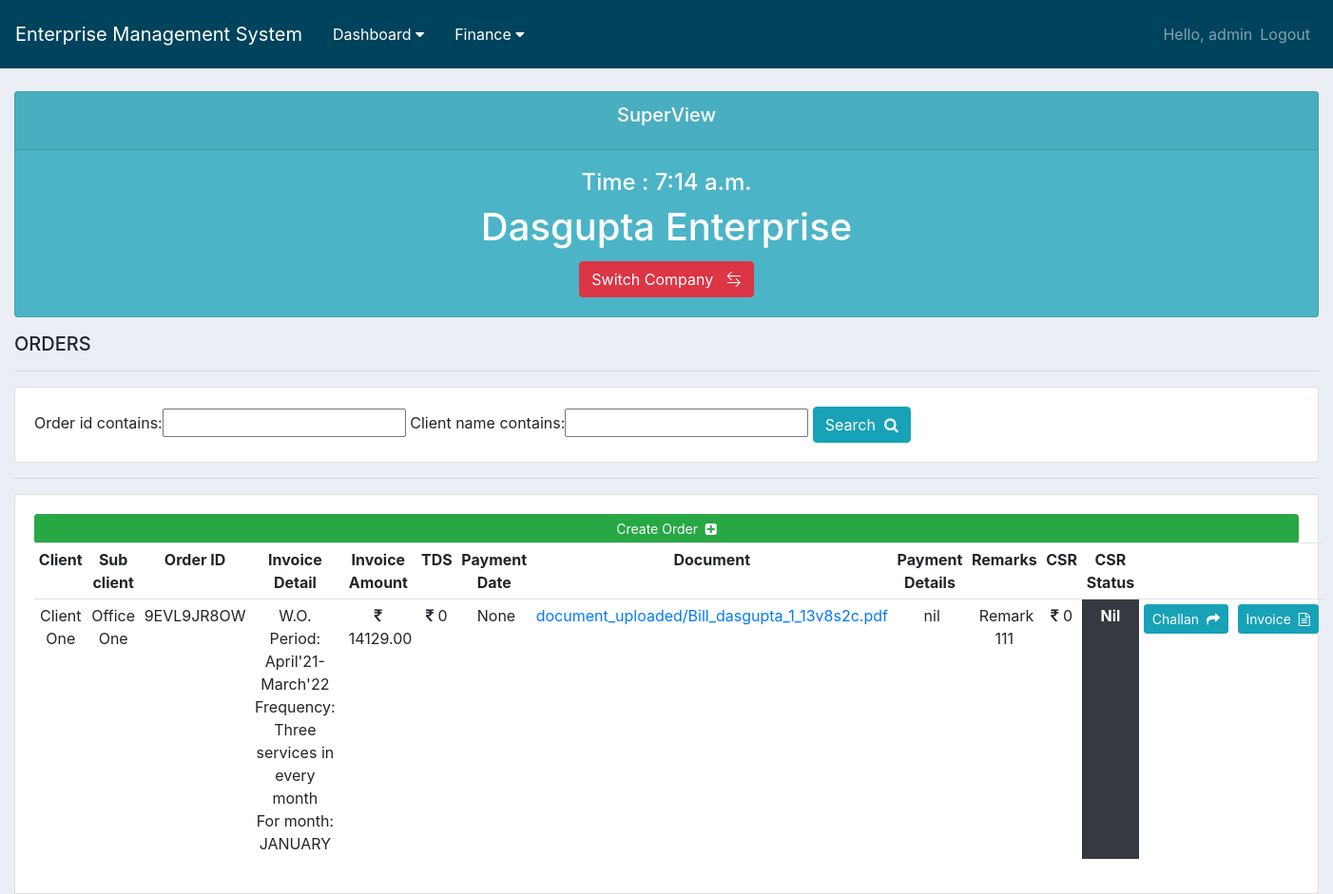
Screenshot of /DE_superview/ (signed in) with the database file from the repository.
### company/models.py (models this page shows, shortened)
class Company(models.Model):
    name = models.CharField(max_length=100, null=True)
    timestamp = models.DateTimeField(auto_now_add=True, null=True)

### order/models.py (models this page shows, shortened)
class Order(models.Model):
    STATUS = (
        ('Pending', 'Pending'),
        ('Paid', 'Paid'),
    )
    CSR_value = (
        (True, 'Paid'),
        (False, 'Not Paid'),
    )
    MONTH = (
        ('JANUARY', 'JANUARY'),
        ('FEBRUARY', 'FEBRUARY'),
        ('MARCH', 'MARCH'),
        ('APRIL', 'APRIL'),
        ('MAY', 'MAY'),
        ('JUNE', 'JUNE'),
        ('JULY', 'JULY'),
        ('AUGUST', 'AUGUST'),
        ('SEPTEMBER', 'SEPTEMBER'),
        ('OCTOBER', 'OCTOBER'),
        ('NOVEMBER', 'NOVEMBER'),
        ('DECEMBER', 'DECEMBER'),
    )
    order_id = models.CharField(max_length=120, null=True, blank=True)
    client = models.ForeignKey(Client, null=True, on_delete=models.CASCADE)
    company = models.ForeignKey(Company, null=True, on_delete=models.CASCADE)
    sub_client = models.CharField(max_length=120, null=True, blank=True)
    service_1 = models.ForeignKey(Service, null=True, on_delete=models.CASCADE, related_name='service_1')
    rate_1 = models.DecimalField(default=0.00, max_digits=10, decimal_places=2)
    service_2 = models.ForeignKey(Service, null=True, on_delete=models.CASCADE, related_name='service_2')
    rate_2 = models.DecimalField(default=0.00, max_digits=10, decimal_places=2)
    service_3 = models.ForeignKey(Service, null=True, on_delete=models.CASCADE, related_name='service_3')
    rate_3 = models.DecimalField(default=0.00, max_digits=10, decimal_places=2)
    service_4 = models.ForeignKey(Service, null=True, on_delete=models.CASCADE, related_name='service_4')
    rate_4 = models.DecimalField(default=0.00, max_digits=10, decimal_places=2)
    upload_document = models.FileField(upload_to="document_uploaded/", blank=True)
    work_order_period = models.CharField(max_length=100, null=True)
    invoice_for_month = models.CharField(max_length=100, default='JAN', choices=MONTH)
    date = models.CharField(max_length=20, null=True)
    frequency = models.CharField(max_length=100, null=True)
    bill_raised = models.CharField(max_length=100, null=True)
    area = models.IntegerField(default=0)
    rate = models.DecimalField(default=0.00, max_digits=10, decimal_places=2)
    payment = models.CharField(max_length=100, default='Pending', choices=STATUS)
    payment_details = models.CharField(max_length=100, null=True)
    payment_date = models.DateField(blank=True, null=True)
    bank_transfer = models.BooleanField(default=False)
    TDS = models.IntegerField(default=0)
    CSR = models.IntegerField(default=0)
    csr_status = models.BooleanField(default=False, choices=CSR_value)
    total = models.DecimalField(default=0.00, max_digits=10, decimal_places=2)
    challan_text = models.TextField(max_length=200, null=True)
    remark = models.TextField(max_length=200, null=True)
    timestamp = models.DateTimeField(auto_now_add=True, null=True)

### client/models.py (models this page shows)
class Client(models.Model):
    company = models.ForeignKey(Company, null=True, on_delete=models.CASCADE)
    name = models.CharField(max_length=100, null=True)
    phone = models.CharField(max_length=20, null=True)
    email = models.EmailField()
    address = models.TextField(max_length=200, null=True)
    timestamp = models.DateTimeField(auto_now_add=True, null=True)
    def __str__(self):
        return self.name

### dasguptaPest/DE_views.py (the view)
# urls.py: path('DE_superview/', DE_views.superview_page, name='DE_superview'),
@login_required(login_url='login')
def superview_page(request):
    orders = Order.objects.filter(company__name='Dasgupta Enterprise')
    order_filter = OrderFilter(request.GET, queryset=orders)
    orders = order_filter.qs
    clients = Client.objects.filter(company__name='Dasgupta Enterprise')
    client_filter = ClientFilter(request.GET, queryset=clients)
    clients = client_filter.qs
    context = {
        "title": "Dasgupta Enterprise",
        "clients": clients,
        "orders": orders,
        "order_filter": order_filter,
        "client_filter": client_filter,
        "time": datetime.datetime.now().time(),
    }
    return render(request, 'superview.html', context)

### templates/superview.html
{% extends "base.html" %}
{% block content %}
<br>
<div class="row">
	<div class="col">
		<div class="col-md">
			<div class="card text-center text-white  mb-3" id="total-orders">
			  	<div class="card-header">
			  		<h5 class="card-title">SuperView</h5>
			  	</div>
			  	<div class="card-body">
					<h4>Time : {{ time }}</h4>
			    	<h1 class="card-title">{{ title }}</h1>
					{% if title == 'Asian Chemicals' %}
						<a class="btn btn-danger" href="{% url 'DE_superview' %}">Switch Company&nbsp;&nbsp;&nbsp;<i class="bi bi-arrow-left-right"></i></a>
					{% else %}
						<a class="btn btn-danger" href="{% url 'AC_superview' %}">Switch Company&nbsp;&nbsp;&nbsp;<i class="bi bi-arrow-left-right"></i></a>
					{% endif %}
			  	</div>
			</div>
		</div>
	</div>
</div>
<div class="container-fluid">
	<div class="row">
		<div class="col-md-12">
			<h5>ORDERS</h5>
			<hr>
			<div class="card card-body">
				<form method="get">
						{{ order_filter.form }}
						<button class="btn btn-info" type="submit">Search&nbsp;&nbsp;<i class="fa fa-search" aria-hidden="true"></i></button>
				</form>
			</div>
			<hr>
			<div class="card card-body">
				<table class="table table-sm">
					<tr>
						{% if title == 'Asian Chemicals' %}
						<a class="btn btn-success btn-sm btn-block" href="{% url 'order:accreate_order' %}">Create Order&nbsp;&nbsp;<i class="fa fa-plus-square" aria-hidden="true"></i></a>
						{% else %}
						<a class="btn btn-success btn-sm btn-block" href="{% url 'order:decreate_order' %}">Create Order&nbsp;&nbsp;<i class="fa fa-plus-square" aria-hidden="true"></i></a>
						{% endif %}
					</tr>
					<tr>
						<th class="text-center">Client</th>
						<th class="text-center">Sub client</th>
						<th class="text-center">Order ID</th>
						<th class="text-center">Invoice Detail</th>
						<th class="text-center">Invoice Amount</th>
						<th class="text-center">TDS</th>
						<th class="text-center">Payment Date</th>
						<th class="text-center">Document</th>
						<th class="text-center">Payment Details</th>
						<th class="text-center">Remarks</th>
                        <th class="text-center">CSR</th>
						<th class="text-center">CSR Status</th>
						<th></th>
						<th></th>
					</tr>
					{% for order in orders|slice:"::-1" %}
						<tr>
							<td class="text-center">{{ order.client }}</td>
							<td class="text-center">{{ order.sub_client }}</td>
							<td class="text-center">{{ order.order_id }}</td>
							<td class="text-center">
								W.O. Period: {{ order.work_order_period }}<br>
								Frequency: {{ order.frequency }}<br>
								For month: {{ order.invoice_for_month }}<br>
							</td>
							<td class="text-center"><i class="fa fa-rupee"></i>&nbsp;{{ order.total }}</td>
							<td class="text-center"><i class="fa fa-rupee"></i>&nbsp;{{ order.TDS }}</td>
							<td class="text-center">&nbsp;{{ order.payment_date }}</td>
							{% if order.upload_document %}
							<td><a href="{{ order.upload_document.url }}">{{ order.upload_document }}</a></td>
							{% else %}
							<td class="text-center">None</td>
							{% endif %}
							<td class="text-center">&nbsp;{{ order.payment_details }}</td>
                            <td class="text-center">&nbsp;{{ order.remark }}</td>
							<td class="text-center"><i class="fa fa-rupee"></i>&nbsp;{{ order.CSR }}</td>
                            {% if order.CSR != 0 %}
								{% if order.csr_status == True %}
									<td class="bg-success text-white text-center font-weight-bold">Paid</td>
								{% else %}
									<td class="bg-danger text-white text-center font-weight-bold">Not Paid</td>
								{% endif %}
							{% else %}
								<td class="bg-dark text-white text-center font-weight-bold">Nil</td>
							{% endif %}
							<td><a href="{% url 'order:view_order' order.id %}" type="button" class="btn btn-sm btn-info">Challan&nbsp;&nbsp;<i class="fa fa-share" aria-hidden="true"></i></a></td>
						    <td><a href="{% url 'order:invoice' order.id %}" type="button" class="btn btn-sm btn-info">Invoice&nbsp;&nbsp;<i class="fa fa-file-text-o" aria-hidden="true"></i></a></td>
						</tr>
					{% endfor %}
				</table>
			</div>
		</div>
	</div>
</div>
{% endblock %}

### templates/navbar.html (shortened to what this page needs)
<nav class="navbar navbar-expand-lg navbar-dark" style="background-color: #00435c;">
  <a class="navbar-brand" href="{% url 'home' %}">Enterprise Management System</a>
  <div class="collapse navbar-collapse" id="navbarNav">
    <ul class="navbar-nav mr-auto">
      <div class="dropdown">
        <button class="dropbtn">Dashboard
          <i class="fa fa-caret-down"></i>
        </button>
      </div>
      <div class="dropdown">
        <button class="dropbtn">Finance
          <i class="fa fa-caret-down"></i>
        </button>
      </div>
    </ul>
    <ul class="navbar-nav ml-auto">
      {% if request.user.is_authenticated %}
        <li class="nav-item">
          <span class="navbar-text">Hello, {{ request.user }}</span>
        </li>
        <li class="nav-item">
          <a class="nav-link" href="{% url 'logout' %}" >Logout</a>
        </li>
      {% endif %}
    </ul>
  </div>
</nav>

### static/css/main.css (style rules this page uses)
body { background-color: #ebeff5; }
#total-orders { background-color: #4cb4c7; }
.dropbtn { background-color: #00435c; color: white; padding: 16px; font-size: 16px; border: none; }
.dropdown { position: relative; display: inline-block; }

### rows the page displays
Company: name "Dasgupta Enterprise"
Order: client "Client One", sub_client "Office One", order_id "9EVL9JR8OW", work_order_period "April'21-March'22", frequency "Three services in every month", invoice_for_month "JANUARY", total "14129.00", TDS "0", payment_date "None", upload_document "document_uploaded/Bill_dasgupta_1_13v8s2c.pdf", payment_details "nil", remark "Remark 111", CSR "0", shows "Nil"

### other values shown
{{ request.user }} "admin"
{{ time }} "7:14 a.m."
